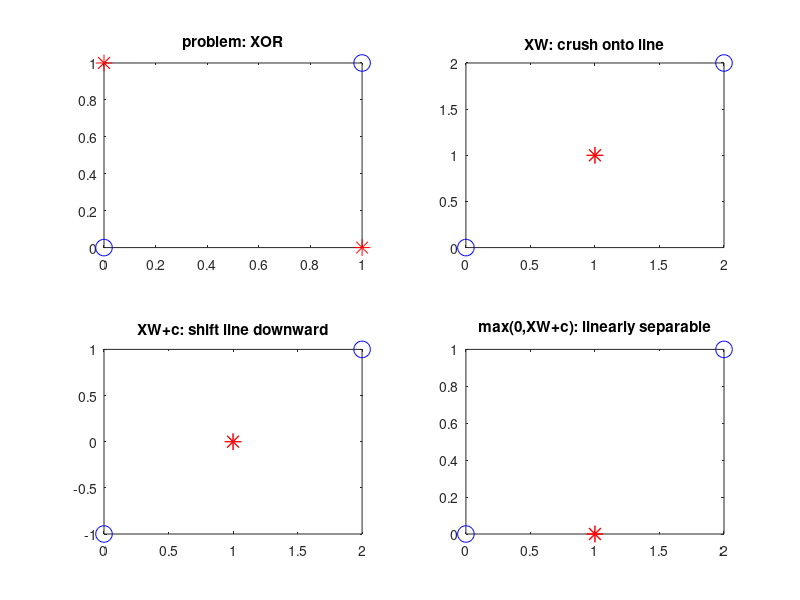

This chart was generated by the following MATLAB code:
function xorfigs
% XORFIGS  Generate figures for a 2-layer neural net that computes XOR.

X = [0 0;
     0 1;
     1 0;
     1 1];
Y = [0 1 1 0]';

% the net; activations are ReLU in 2nd layer, identity in 3rd
W = [1 1; 1 1];                 % NOT invertible
c = [0 -1];
w3 = [1; -2];

subplot(2,2,1)
figfig(Y,X)
title('problem: XOR')
subplot(2,2,2)
figfig(Y,X*W)
title('XW: crush onto line')
subplot(2,2,3)
figfig(Y,X*W+c)                 % implicit expansion: "+c" for each row
title('XW+c: shift line downward')
subplot(2,2,4)
figfig(Y,max(0,X*W+c))
title('max(0,XW+c): linearly separable')

    function figfig(Y,Z)
        for j=1:4
            if Y(j) == 0
                plot(Z(j,1),Z(j,2),'bo','markersize',12)
            else
                plot(Z(j,1),Z(j,2),'r*','markersize',12)
            end
            hold on
        end
    end % function

end % function
